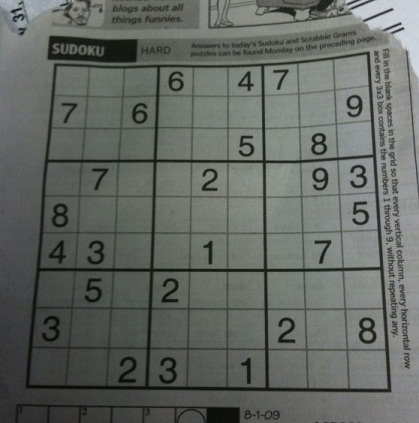
#> input picture photos/sudoku.jpg, 419 x 423 px
$ python 23-adaptiveThresholding.py
#> lines starting #> are read from the running program, lines starting #| are printed output that depends on the picture; after the words box and inside, x2 and y2 are one past the last pixel; in counts of white or black regions, pixels touching at a corner belong together
#image thresholding (Adaptive thresholding) using opencv
import cv2
import numpy as np
img = cv2.imread('photos/sudoku.jpg',0)
#> img: shape (423, 419); min 5, max 218, mean 101.9
img = cv2.resize(img,(400,400))
#> img: shape (400, 400)
_, th1 = cv2.threshold(img, 127, 255, cv2.THRESH_BINARY) #simple
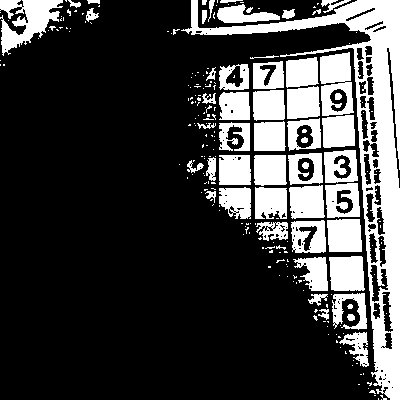
#> th1: shape (400, 400); 24.8% white; 232 white regions (177 under 20 px), largest, box (x1, y1, x2, y2) and area: (181, 0, 400, 400) 13201, (0, 0, 63, 56) 1803, (320, 52, 354, 116) 1552
th2 = cv2.adaptiveThreshold(img, 255, cv2.ADAPTIVE_THRESH_MEAN_C, cv2.THRESH_BINARY, 11, 2) #adaptive
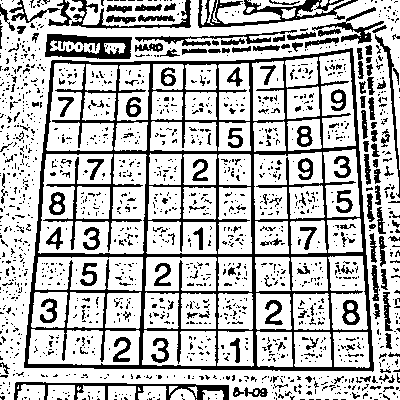
#> th2: shape (400, 400); 73.3% white; 1587 black regions (1417 under 20 px), largest, box (x1, y1, x2, y2) and area: (24, 48, 374, 372) 17801, (198, 0, 358, 28) 1416, (45, 34, 132, 59) 1273
th3 = cv2.adaptiveThreshold(img, 255, cv2.ADAPTIVE_THRESH_GAUSSIAN_C, cv2.THRESH_BINARY, 11, 2); #adaptive
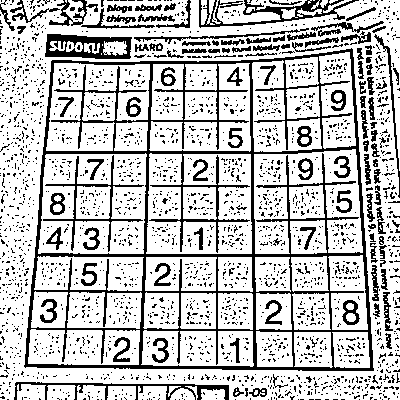
#> th3: shape (400, 400); 75.9% white; black in thin lines or dots

cv2.imshow("Image", img)
cv2.imshow("THRESH_BINARY", th1)
cv2.imshow("ADAPTIVE_THRESH_MEAN_C", th2)
cv2.imshow("ADAPTIVE_THRESH_GAUSSIAN_C", th3)

cv2.waitKey(0)
cv2.destroyAllWindows()
